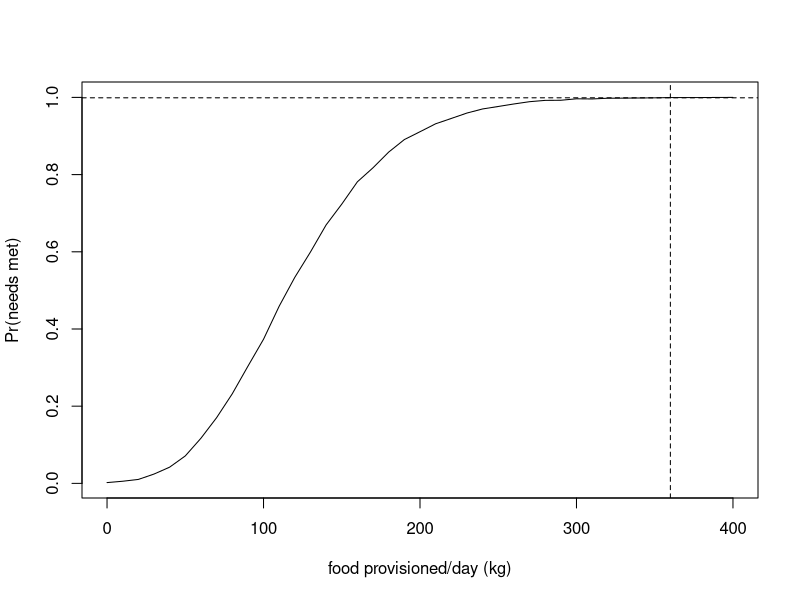

Source code (R): (Note: a time limit stopped this script after it produced the figure.)
##################################
## whale shark energetics model ##
## Corey Bradshaw 13.10.2022    ##
##################################

###################################################################################################################
## accompanies paper:                                                                                            ##
## BARRY, C, C LEGASPI, TM CLARKE, G ARAUJO, CJA BRADSHAW, AC GLEISS, L MEYER, A PONZO, C HUVENEERS. In review.  ##
## A new approach to evaluate the energetic cost of whale shark tourism. Biological Conservation                 ##
###################################################################################################################

# fixed deterministic parameters
tmpR <- 25 # temperature at routine (ºC)
tmpP <- 30 # temperature at provisioning (ºC)
tmpCoef <- 2.64 # temperature coefficient
RMR2SMR <- 1.459854 # RMR/SMR ratio

# deterministic parameters with uncertainties
actRmn <- 0.01294 # routine activity
actRsd <- 0.001045037
actPmn <- 0.02453 # provisioning activity
actPsd <- 0.005184831
EdensPMmn <- 1.357 # energy density of provisioned meal (kj/g wet weight) (Motta, et al. 2010)
EdensPMsd <- 0.084 # (Motta, et al. 2010)
SMRexpmn <- 0.8406 # SMR scaling exponent
SMRexpsd <- 0.0271

# length-mass relationship
WSLmn <- 5.5 # whale shark length (m)
WSLsd <- 1.3
WSLMexp <- 2.862 # mass-length exponent (Hsu et al. 2012)
WSmassCalc <- 1000*12.1*WSLmn^WSLMexp # calculated mass (g) (test with mean)

# deterministic (mean) calculations
SMR15int <- 1.1366 # SMR15 intercept
SMR15 <- exp(SMRexpmn*log(WSmassCalc)-SMR15int) # SMR at 15 ºC
SMRnp <- tmpCoef^(1/(10/(tmpR-15)))*SMR15 # SMR (non-provisioned) (mg O2 h-1)
MRnp <- SMRnp*RMR2SMR # MR- (non-provisioned) (mg O2 h-1)
O2np <- SMRnp*(RMR2SMR-1) # O2 for activity (non-provisioned) (mg O2 h-1)
O2p <- O2np/actRmn*actPmn # O2 for activity (provisioned) (mg O2 h-1)
SMRp <- tmpCoef^(1/(10/(tmpP-15)))*SMR15 # SMR (provisioned) (mg O2 h-1)
MRp <- O2p+SMRp # MR (provisioned) (mg O2 h-1)
dO2cons <- MRp - MRnp # Δ oxygen consumption/hour (mg O2 h-1)
Eeqh <- dO2cons/1000*13.6 # energy equivalent (kJ) per hour
Ewastage <- 0.73
Beqh <- (Eeqh/EdensPMmn)/Ewastage # biomass equivalent (g of fish) per hour

# number of whale sharks in area
# 12.7 ± 4.3 SD individual whale sharks seen in survey area daily,
# with max presence 26 individuals (Aug 10 2013) (Araujo, et al. 2014)
Nws.daily.mn <- 12.7
Nws.daily.sd <- 4.3

# duration of tourism operation (hours)
tour.dur.min <- 4
tour.dur.max <- 6

# sea-surface temperatures
setwd("~/.../data/")
SSTdat <- read.csv("SST.csv", header=T)

# food provision vector (0-400 kg), in 10 kg increments
prov.vec <- seq(0,400,10)


########################
## stochastic run 1:  ##
## number of sharks   ##
## from distribution  ##
########################

iter <- 10000 # number of iterations per provision increment

# cycle through provisioning vector
prob.needs.met <- rep(NA,length(prov.vec)) # storage vector
for (p in 1:length(prov.vec)) {

  needs.met <- rep(NA,iter) # storage vector
  for (i in 1:iter) {
    # GENERATE NUMBER OF SHARKS ON DAY
    nWSday.it <- round(rnorm(1, mean=Nws.daily.mn, sd=Nws.daily.sd),0)
    nWSday.it <- ifelse(nWSday.it < 0, 0, nWSday.it)
    
    # GENERATE LENGTH DISTRIBUTION OF THOSE SHARKS
    lenDISTday.it <- rnorm(nWSday.it, mean=WSLmn, sd=WSLsd)
    
    # TRANSLATE LENGTHS TO MASSES (g)
    massDISTday.it <- 1000*12.1*lenDISTday.it^WSLMexp
    
    # SAMPLE A TEMPERATURE FOR THIS DAY
    tmpDAY <- sample(SSTdat$monthSSTmn,1,replace=T)
    
    # APPLY AN ACTIVITY TO EACH SHARK
    actRindDAY <- rnorm(nWSday.it, mean=actRmn, sd=actRsd) # routine
    actPindDAY <- rnorm(nWSday.it, mean=actPmn, sd=actPsd) # provisioning
    
    # SMR15 FOR EACH SHARK
    # SMR scaling expoonent for each shark
    SMRexpIND <- rnorm(nWSday.it, mean=SMRexpmn, sd=SMRexpsd)
    
    SMR15indDAY <- rep(NA,nWSday.it)
    for (w in 1:nWSday.it) {
      SMR15indDAY[w] <- exp(SMRexpIND[w]*log(massDISTday.it[w])-SMR15int)  
    }
    
    # SMR NON-PROVISIONED
    SMRnp.vec <- tmpCoef^(1/(10/(tmpR-15)))*SMR15indDAY
    
    # MR NON-PROVISIONED
    MRnp.vec <- SMRnp.vec*RMR2SMR
    
    # O2 NON-PROVISIONED
    O2np.vec <- SMRnp.vec*(RMR2SMR-1) # O2 for activity (non-provisioned) (mg O2 h-1)
    
    # O2 FOR ACTIVITY (PROVISIONED)
    O2p.vec <- O2np.vec/actRindDAY*actPindDAY
    
    # SMR (PROVISIONED)
    SMRp.vec <- tmpCoef^(1/(10/(tmpDAY-15)))*SMR15indDAY
    
    # MR (PROVISIONED)
    MRp.vec <- O2p.vec + SMRp.vec 
    
    # Δ 02 CONSUMPTION/HOUR
    dO2cons.vec <- MRp.vec - MRnp.vec
    
    # # energy equivalent (kJ) per hour
    Eeqh.vec <- dO2cons.vec/1000*13.6 
    
    # ENERGY DENSITY OF FOOD PROVIDED THAT DAY
    EdensPMday <- rnorm(1,mean=EdensPMmn,sd=EdensPMsd)
    
    # BIOMASS EQUIVALENT (g FISH) PER HOUR REQUIRED TO BREAK EVEN
    Beqh.vec <- (Eeqh.vec/EdensPMday)/Ewastage 
    
    # MULTIPLY BIOMASS EQUIVALENT BY NUMBER OF HOURS OF OPERATION
    opDAY <- runif(1, min=tour.dur.min, max=tour.dur.max)
    Beq.vec <- Beqh.vec*opDAY
    
    # TOTAL AMOUNT OF FISH NEEDED TO BREAK EVEN ACROSS ALL SHARKS THIS DAY (kg)
    BeqTOT <- sum(Beq.vec, na.rm=T)/1000
    
    # DID AMOUNT OF FISH ACTUALLY SUPPLIED PER DAY MEET THE MINIMUM REQUIREMENT?
    needs.met[i] <- ifelse(BeqTOT <= prov.vec[p], 1, 0)
    
  } # end i
  
  prob.needs.met[p] <- sum(needs.met)/length(na.omit(needs.met))
  print(paste("food provided/day = ", prov.vec[p], " (kg)", sep=""))
  
} # end p

plot(prov.vec, prob.needs.met,type="l", xlab="food provisioned/day (kg)", ylab="Pr(needs met)")
abline(h=0.999, lty=2)
abline(v=prov.vec[min(which(prob.needs.met >= 0.999))], lty=2)
prov.vec[min(which(prob.needs.met >= 0.999))] # mass (kg) of food where Pr >= 0.999 that whale sharks' energetic needs are met

needsMet.dat <- data.frame(prov.vec, prob.needs.met)
write.table(needsMet.dat,file="prNeedsMet.csv",sep=",",row.names=T,col.names=T) # save x,y file



########################
## stochastic run 2:  ##
## incrementing       ##
## number of sharks   ##
########################

iter <- 10000 # number of iterations per provision increment

# cycle through number of sharks
nshark.vec <- seq(1,30,1)
pr.mat <- matrix(data=NA, nrow=length(nshark.vec), ncol=length(prov.vec)) # storage matrix

for (s in 1:length(nshark.vec)) {
  
  # cycle through provisioning vector
  for (p in 1:length(prov.vec)) {
    
    needs.met <- rep(NA,iter) # storage vector
    for (i in 1:iter) {

      # GENERATE LENGTH DISTRIBUTION OF NUMBER OF SHARKS
      lenDISTday.it <- rnorm(nshark.vec[s], mean=WSLmn, sd=WSLsd)
      
      # TRANSLATE LENGTHS TO MASSES (g)
      massDISTday.it <- 1000*12.1*lenDISTday.it^WSLMexp
      
      # SAMPLE A TEMPERATURE FOR THIS DAY
      tmpDAY <- sample(SSTdat$monthSSTmn,1,replace=T)
      
      # APPLY AN ACTIVITY TO EACH SHARK
      actRindDAY <- rnorm(nshark.vec[s], mean=actRmn, sd=actRsd) # routine
      actPindDAY <- rnorm(nshark.vec[s], mean=actPmn, sd=actPsd) # provisioning
      
      # SMR15 FOR EACH SHARK
      # SMR scaling expoonent for each shark
      SMRexpIND <- rnorm(nshark.vec[s], mean=SMRexpmn, sd=SMRexpsd)
      
      SMR15indDAY <- rep(NA,nshark.vec[s])
      for (w in 1:nshark.vec[s]) {
        SMR15indDAY[w] <- exp(SMRexpIND[w]*log(massDISTday.it[w])-SMR15int)  
      }
      
      # SMR NON-PROVISIONED
      SMRnp.vec <- tmpCoef^(1/(10/(tmpR-15)))*SMR15indDAY
      
      # MR NON-PROVISIONED
      MRnp.vec <- SMRnp.vec*RMR2SMR
      
      # O2 NON-PROVISIONED
      O2np.vec <- SMRnp.vec*(RMR2SMR-1) # O2 for activity (non-provisioned) (mg O2 h-1)
      
      # O2 FOR ACTIVITY (PROVISIONED)
      O2p.vec <- O2np.vec/actRindDAY*actPindDAY
      
      # SMR (PROVISIONED)
      SMRp.vec <- tmpCoef^(1/(10/(tmpDAY-15)))*SMR15indDAY
      
      # MR (PROVISIONED)
      MRp.vec <- O2p.vec + SMRp.vec 
      
      # Δ 02 CONSUMPTION/HOUR
      dO2cons.vec <- MRp.vec - MRnp.vec
      
      # # energy equivalent (kJ) per hour
      Eeqh.vec <- dO2cons.vec/1000*13.6 
      
      # ENERGY DENSITY OF FOOD PROVIDED THAT DAY
      EdensPMday <- rnorm(1,mean=EdensPMmn,sd=EdensPMsd)
      
      # BIOMASS EQUIVALENT (g FISH) PER HOUR REQUIRED TO BREAK EVEN
      Beqh.vec <- (Eeqh.vec/EdensPMday)/Ewastage 
      
      # MULTIPLY BIOMASS EQUIVALENT BY NUMBER OF HOURS OF OPERATION
      opDAY <- runif(1, min=tour.dur.min, max=tour.dur.max)
      Beq.vec <- Beqh.vec*opDAY
      
      # TOTAL AMOUNT OF FISH NEEDED TO BREAK EVEN ACROSS ALL SHARKS THIS DAY (kg)
      BeqTOT <- sum(Beq.vec, na.rm=T)/1000
      
      # DID AMOUNT OF FISH ACTUALLY SUPPLIED PER DAY MEET THE MINIMUM REQUIREMENT?
      needs.met[i] <- ifelse(BeqTOT <= prov.vec[p], 1, 0)
      
    } # end i
    
    pr.mat[s,p] <- sum(needs.met)/length(na.omit(needs.met))
    #print(paste("food provided/day = ", prov.vec[p], " (kg)", sep=""))
    
  } # end p
  
  print("##################################")
  print(paste("number of sharks = ", nshark.vec[s], sep=""))
  print("##################################")
  
} # end s

heatmap(pr.mat, Rowv=NA, Colv=NA, labRow=nshark.vec, labCol=prov.vec, xlab="food provided/day (kg)", ylab="# sharks present")

pr.out <- as.data.frame(pr.mat)
colnames(pr.out) <- prov.vec
rownames(pr.out) <- nshark.vec
write.table(pr.out,file="prout.csv",sep=",",row.names=T,col.names=T) # save matrix of probabilities (rows = no. sharks; columns = food-provision increment)
